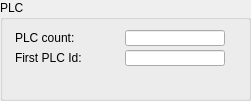
     <widget class="QGroupBox" name="groupBox_5">
      <property name="geometry">
       <rect>
        <x>300</x>
        <y>250</y>
        <width>251</width>
        <height>101</height>
       </rect>
      </property>
      <property name="title">
       <string>PLC</string>
      </property>
      <widget class="caLabel" name="calabel_93">
       <property name="geometry">
        <rect>
         <x>15</x>
         <y>50</y>
         <width>100</width>
         <height>16</height>
        </rect>
       </property>
       <property name="maximumSize">
        <size>
         <width>16777215</width>
         <height>16</height>
        </size>
       </property>
       <property name="text">
        <string>First PLC Id:</string>
       </property>
      </widget>
      <widget class="caLineEdit" name="calineedit_52">
       <property name="geometry">
        <rect>
         <x>125</x>
         <y>50</y>
         <width>100</width>
         <height>16</height>
        </rect>
       </property>
       <property name="maximumSize">
        <size>
         <width>16777215</width>
         <height>18</height>
        </size>
       </property>
       <property name="channel" stdset="0">
        <string notr="true">$(SYS):MCU-Cfg-PLC-FrstObjId</string>
       </property>
       <property name="background">
        <color alpha="222">
         <red>192</red>
         <green>192</green>
         <blue>192</blue>
        </color>
       </property>
       <property name="colorMode">
        <enum>caLineEdit::Static</enum>
       </property>
       <property name="precisionMode">
        <enum>caLineEdit::Channel</enum>
       </property>
       <property name="limitsMode">
        <enum>caLineEdit::User</enum>
       </property>
       <property name="unitsEnabled">
        <bool>true</bool>
       </property>
      </widget>
      <widget class="caLineEdit" name="calineedit_55">
       <property name="geometry">
        <rect>
         <x>125</x>
         <y>30</y>
         <width>100</width>
         <height>16</height>
        </rect>
       </property>
       <property name="maximumSize">
        <size>
         <width>16777215</width>
         <height>18</height>
        </size>
       </property>
       <property name="channel" stdset="0">
        <string notr="true">$(SYS):MCU-Cfg-PLC-Cnt</string>
       </property>
       <property name="background">
        <color alpha="222">
         <red>192</red>
         <green>192</green>
         <blue>192</blue>
        </color>
       </property>
       <property name="colorMode">
        <enum>caLineEdit::Static</enum>
       </property>
       <property name="precisionMode">
        <enum>caLineEdit::Channel</enum>
       </property>
       <property name="limitsMode">
        <enum>caLineEdit::User</enum>
       </property>
       <property name="unitsEnabled">
        <bool>true</bool>
       </property>
      </widget>
      <widget class="caLabel" name="calabel_96">
       <property name="geometry">
        <rect>
         <x>15</x>
         <y>30</y>
         <width>100</width>
         <height>16</height>
        </rect>
       </property>
       <property name="maximumSize">
        <size>
         <width>16777215</width>
         <height>16</height>
        </size>
       </property>
       <property name="text">
        <string>PLC count:</string>
       </property>
      </widget>
     </widget>
